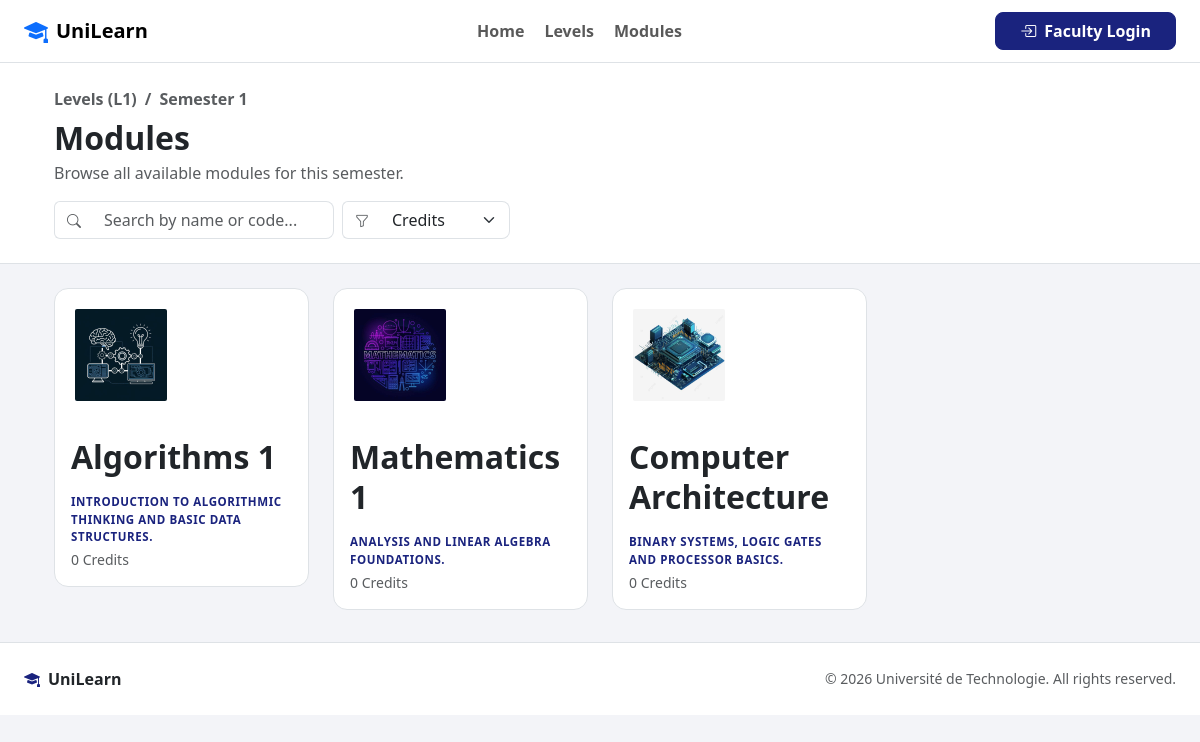
Screenshot of /modules.php?semester=1&specialty=1 with the database file from the repository.
### tables this page shows
CREATE TABLE `subjects` (
  `id` int(10) UNSIGNED NOT NULL,
  `name` varchar(150) NOT NULL,
  `coef` int(11) NOT NULL DEFAULT 1,
  `id_sp` int(10) UNSIGNED NOT NULL,
  `id_sem` int(10) UNSIGNED NOT NULL,
  `disc` text DEFAULT NULL,
  `url_image` varchar(255) DEFAULT NULL,
  `active` tinyint(1) NOT NULL DEFAULT 1,
  `created_at` datetime DEFAULT NULL,
  `updated_at` datetime DEFAULT NULL
);

### modules.php (the view, shortened to what this page needs)
<!DOCTYPE html>
<html lang="en">
<head>
<?php $pageTitle = "Modules"; require_once 'conf/header.php'; ?>
 <?php $style='modules'; require_once 'conf/style.php';
  require_once 'conf/conection.php';
  $specialty_id = isset($_GET['specialty']) ? intval($_GET['specialty']) : null;
  $semester_id = isset($_GET['semester']) ? intval($_GET['semester']) : 1;
  $modules = [];
  if ($specialty_id !== null) {
    $stmt = $conn->prepare("SELECT * FROM subjects WHERE id_sp = ? AND id_sem = ? AND active = 1");
    $stmt->bind_param('ii', $specialty_id, $semester_id);
    $stmt->execute();
    $result = $stmt->get_result();
    while ($row = $result->fetch_assoc()) {
      $modules[] = $row;
    }
  }
 ?>
</head>
<body>
<?php require_once 'conf/navbar.php' ?>
<div class="bg-white border-bottom py-4">
  <div class="container-lg px-4">
    <nav aria-label="breadcrumb" class="mb-2">
      <ol class="breadcrumb mb-0 small">
        <li class="breadcrumb-item"><a href="levels.php" class="text-muted text-decoration-none fw-semibold">Levels (L1)</a></li>
        <li class="breadcrumb-item active fw-semibold">Semester 1</li>
      </ol>
    </nav>
    <h1 class="fw-bolder fs-2 mb-1">Modules</h1>
    <p class="text-muted mb-3">Browse all available modules for this semester.</p>
    <div class="d-flex flex-wrap gap-2">
      <div class="input-group" style="width:280px;">
        <span class="input-group-text bg-white border-end-0"><i class="bi bi-search text-muted small"></i></span>
        <input type="text" class="form-control border-start-0" placeholder="Search by name or code..."
               id="searchInput" oninput="filterModules()" style="border-radius:0 8px 8px 0;"/>
      </div>
      <div class="input-group" style="width:auto;">
        <span class="input-group-text bg-white border-end-0"><i class="bi bi-funnel text-muted small"></i></span>
        <select class="form-select border-start-0" id="typeFilter" onchange="filterModules()" style="border-radius:0 8px 8px 0; min-width:130px;">
          <option value="">Credits</option>
        </select>
      </div>
    </div>
  </div>
</div>
<div class="container-lg px-4 py-4">
  <div class="row g-4" id="modulesGrid">
    <?php if (count($modules) > 0): ?>
      <?php foreach ($modules as $module): ?>
        <div class="col-sm-6 col-lg-3 mod-col"
             data-name="<?= htmlspecialchars(strtolower($module['name'] ?? '')) ?>"
             data-code="<?= htmlspecialchars(strtolower($module['disc'] ?? '')) ?>"
             data-type="<?= htmlspecialchars(strtolower($module['coef'] ?? '')) ?>">
          <a href="module-detail.php?id=<?= htmlspecialchars($module['id']); ?>" class="module-link">
            <div class="card border h-100 p-3">
              <div class="d-flex justify-content-between align-items-start mb-3">
                <?php if ($module['url_image']): ?>
                    <img src="<?= 'admin/' . htmlspecialchars($module['url_image']); ?>" ... alt="Image" class="img-thumbnail border-0 mb-3" height="100" width="100">
                  <?php else: ?>
                    <span>No image</span>
                  <?php endif; ?>
              </div>
              <div class="fw-bold lh-sm mb-3" style="font-size:2rem;">
                <?= htmlspecialchars($module['name'] ?? '') ?>
              </div>
              <div class="text-uppercase fw-bold mb-1" style="color:#1a237e; font-size:.72rem; letter-spacing:.05em;"><?= htmlspecialchars($module['disc'] ?? '') ?></div>
              <div class="text-muted small mt-auto"><?= htmlspecialchars($module['coef'] ?? '0') ?> Credits</div>
            </div>
          </a>
        </div>
      <?php endforeach; ?>
    <?php endif; ?>
  </div>
</div>
<?php require_once 'conf/footer.php' ?>
</body>
</html>

### conf/style.php (style rules this page uses)
body { font-family: 'Segoe UI', system-ui, sans-serif; background:#f3f4f8; }
.module-link { text-decoration: none; color: inherit; display: block; }
.module-link .card { border-radius:14px; transition: transform .2s, box-shadow .2s; cursor:pointer; }

### rows the page displays
subjects: url_image (picture), name "Algorithms 1", disc "INTRODUCTION TO ALGORITHMIC THINKING AND BASIC DATA STRUCTURES.", coef "0"
subjects: url_image (picture), name "Mathematics 1", disc "ANALYSIS AND LINEAR ALGEBRA FOUNDATIONS.", coef "0"
subjects: url_image (picture), name "Computer Architecture", disc "BINARY SYSTEMS, LOGIC GATES AND PROCESSOR BASICS.", coef "0"
